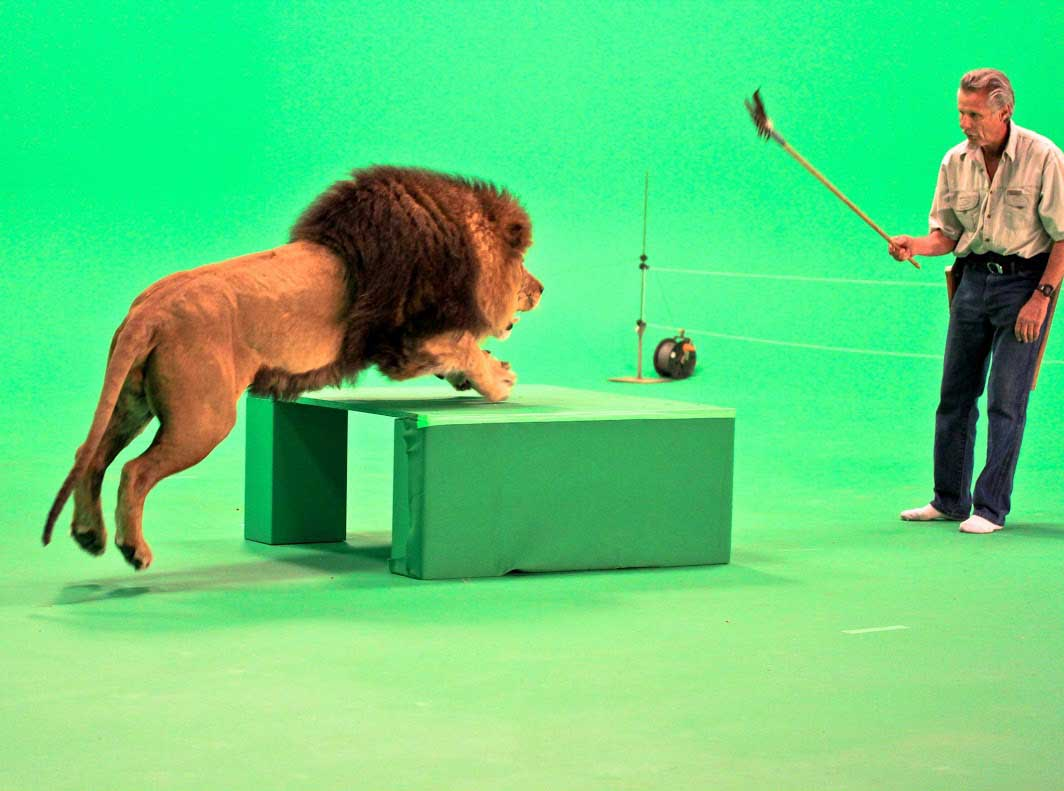
#> input picture lion.jpg, 1064 x 791 px
$ python MedianThreshold.py --image lion.jpg
#> lines starting #> are read from the running program, lines starting #| are printed output that depends on the picture; after the words box and inside, x2 and y2 are one past the last pixel; in counts of white or black regions, pixels touching at a corner belong together
from matplotlib import pyplot as plt
import numpy as np
import argparse
import cv2

ap = argparse.ArgumentParser()
# đường dẫn đến file encodings đã lưu
ap.add_argument("-i", "--image", required=True, help="path to the test image")

args = vars(ap.parse_args())
image = cv2.imread(args["image"], cv2.IMREAD_GRAYSCALE)
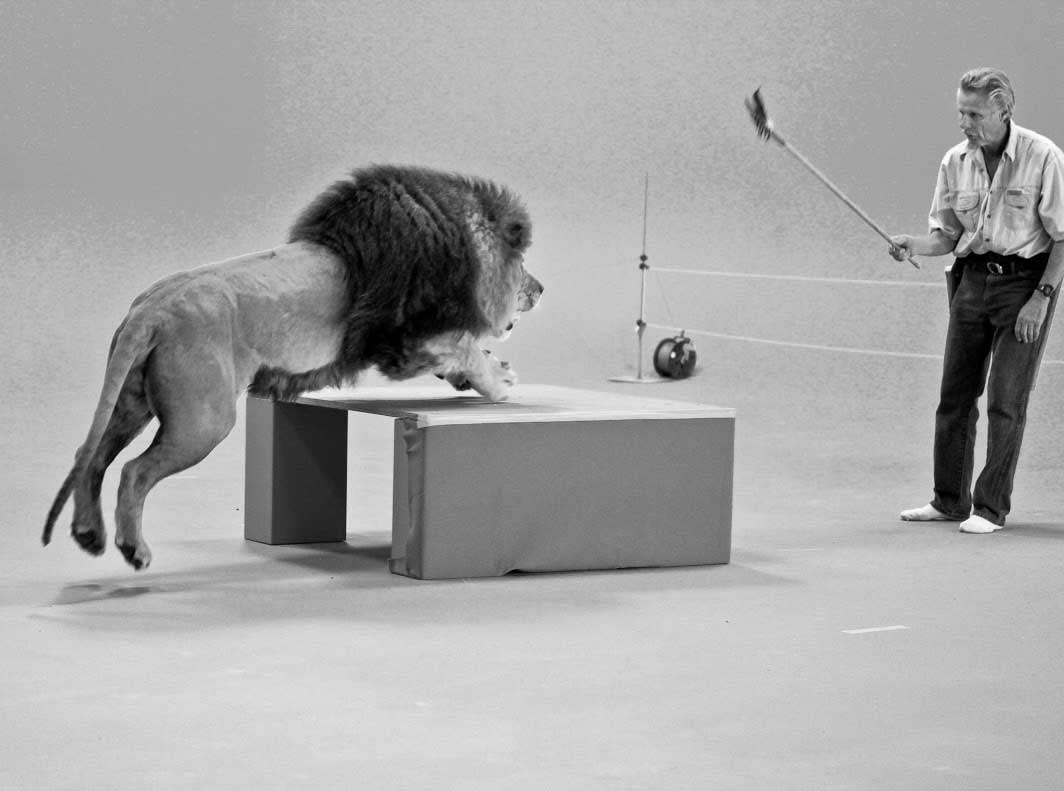
#> image: shape (791, 1064); min 0, max 255, mean 166
a = image
def Median_Threshold(img):
    # Obtain the size of the image
    (rows, cols) = img.shape[0:2]
#> rows = 791; cols = 1064

    # Find the mid point
    mid = (rows * cols) // 2
#> mid = 420812

    # Sort the pixel into an array
    tmp = sorted(img.flatten())
#> tmp = 841624 items

    # Select the median pixel
    th = tmp[mid]
#> th = 182

    # Apply the threshold on the image
    out_img = (img > th).astype('uint8') * 255
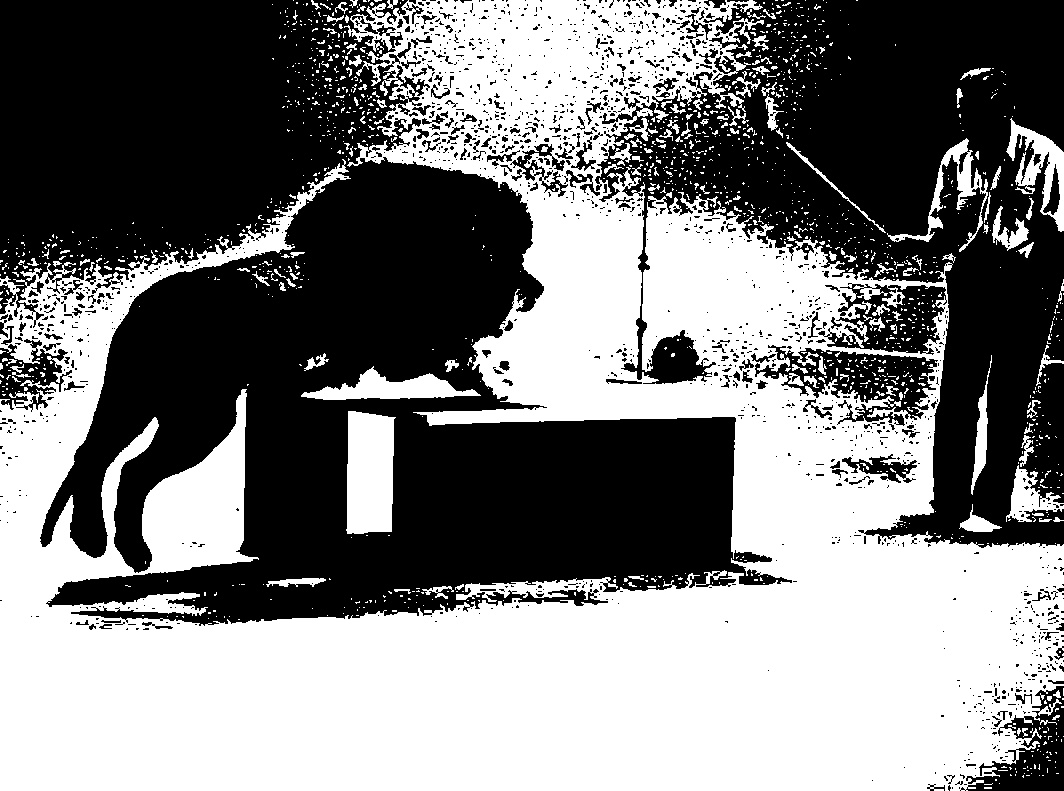
#> out_img: shape (791, 1064); 49.3% white; 1494 white regions (1341 under 20 px), largest, box (x1, y1, x2, y2) and area: (0, 0, 1064, 791) 386114, (346, 411, 396, 534) 5440, (301, 366, 481, 400) 2697

    cv2.imshow('so sanh ket qua',out_img)
output = Median_Threshold(a)

histr = cv2.calcHist([output],[0],None,[256],[0,256])
#> histr = 256 values from 0 to 0
plt.plot(histr)
plt.show()
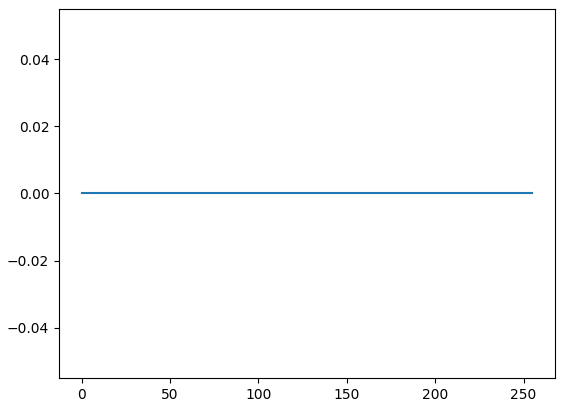
#> figure drawn by matplotlib, 1 panel
